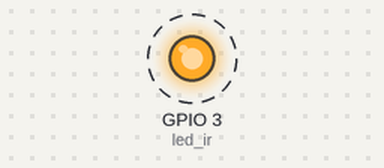
Bench run of a program on a simulated ESP32 board running MicroPython. Shown: output pins drawn as LEDs (lit = HIGH). Dashed ring = blinking.

Above: at 0.2 s.
Timing chart, 0 to 3.0 s (numbered marks = the images above):
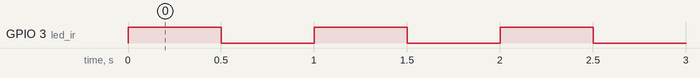

Measured:
- by itself, GPIO 3 (led_ir): alternates HIGH for 0.50 s and LOW for 0.50 s

The program:

M5NanoC6_IR.py
```python
# The built-in infrared (IR) LED.
# - https://docs.m5stack.com/en/core/M5NanoC6

#--------------------------------------------------
import time
import machine

#--------------------------------------------------
# setup
led_ir = machine.Pin(3, machine.Pin.OUT)

#--------------------------------------------------
# loop
while True:
  led_ir.on();
  time.sleep(0.5)

  led_ir.off();
  time.sleep(0.5)
```
